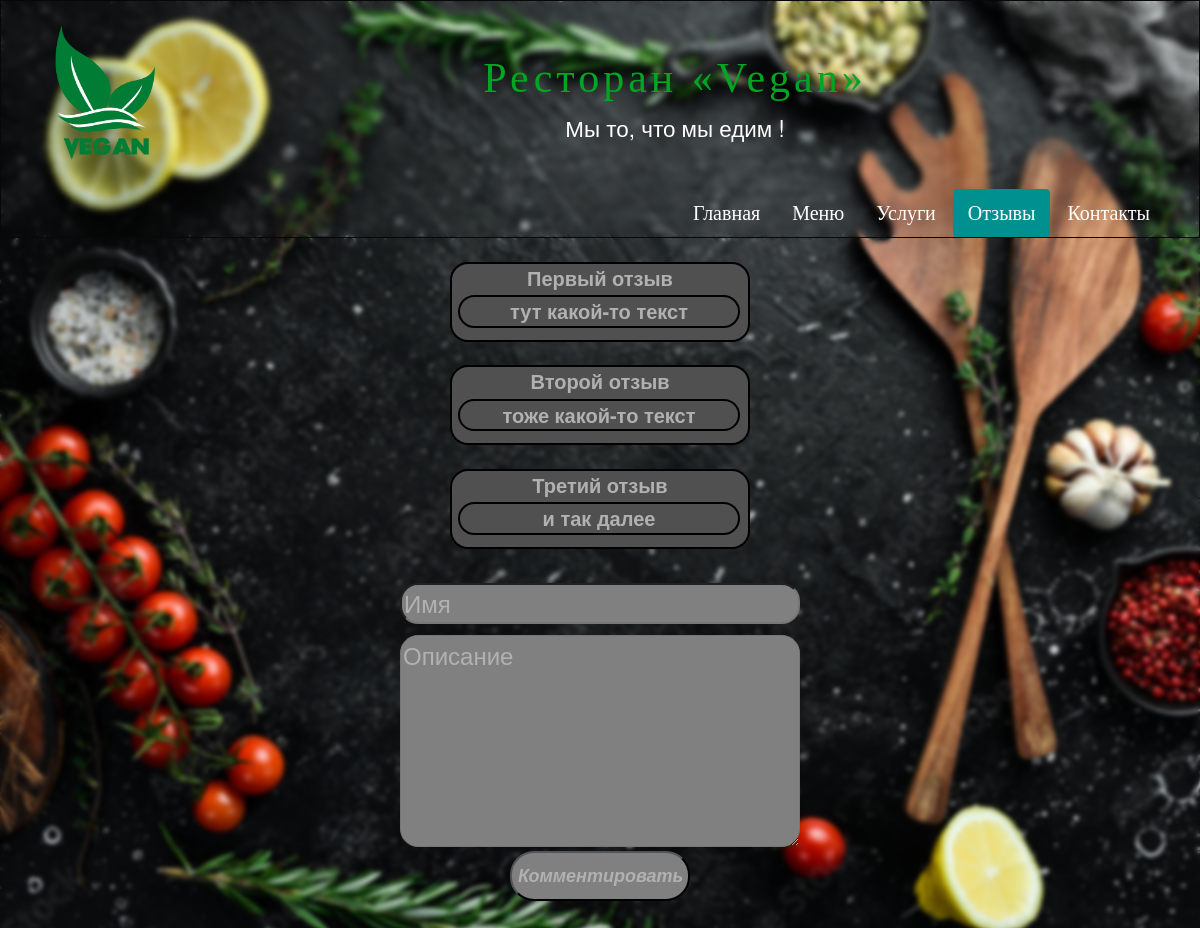
Screenshot of /reviews.php with the database file from the repository.
### tables this page shows
CREATE TABLE `reviews` (
  `id` int(10) NOT NULL,
  `name` varchar(255) NOT NULL,
  `description` text NOT NULL
);

### reviews.php (the view, shortened to what this page needs)
<?php
  $mysql = new mysqli("localhost", "root", "", "vegan");
  $mysql->query("SET NAMES 'utf8'");
  $reviews = [];
  $result = $mysql->query('SELECT * from reviews');
  while ($row = mysqli_fetch_assoc($result)){
    $reviews[] = array(
      "id" => $row["id"],
      "name" => $row["name"],
      "description" => $row["description"],
    );
  }
?>
<!DOCTYPE html>
<html lang="ru">
  <head>
    <link href="components/css/bootstrap.min.css" rel="stylesheet">
    <link href="components/css/style.css" rel="stylesheet">
  </head>
  <body>
    <div class="container-fluid">
      <div class="row">
       <nav role="navigation" class="navbar navbar-inverse">
          <div class="container">
            <div class="navbar-header header">
              <div class="container">
                <div class="row">
                  <div class="col-lg-12 nav-header">
                    <img src="components/img/icon.png" class='title-img pull-left'>
                    <div class="header-title">
                      <h1><a href="#">Ресторан «Vegan»</a></h1>
                      <div class='tag'>Мы то, что мы едим !</div>
                    </div>
                  </div>
                </div>
              </div>
            </div>
            <div id="navbarCollapse" class="collapse navbar-collapse navbar-right">
              <ul class="nav nav-pills">
                <li> <a href="index.php">Главная</a></li>
                <li> <a href="menu.php">Меню</a></li>
                <li> <a href="services.php">Услуги</a></li>
                <li class="active"> <a href="reviews.php">Отзывы</a></li>
                <li> <a href="contact.php">Контакты</a></li>
              </ul>
            </div>
          </div>
        </nav>
      </div>
    </div>
    <div class="wrapper">
      <div class="container">
        <div class="row">
        <? foreach ($reviews as $key): ?>
          <div class="otherReviews">
            <div class="othName"><strong><?= $key['name']?></strong></div>
            <div class="othDesc"><strong><?= $key['description']?></strong></div>
          </div>
        <?php endforeach; ?>
        <div class="reviews col-lg-12">
          <form method="post" action="addReviews.php">
            <input class="username" required type="text" name="username" placeholder="Имя"><br>
            <textarea class="description" required type="text" name="description" placeholder="Описание" cols="30" rows="6"></textarea><br>
            <input class="send" required type="submit" name="send-reviews" value="Комментировать">
          </form>
        </div>
        </div>
      </div>
    <div class="clear"></div>
    </div>
  </body>
</html>

### components/css/style.css (style rules this page uses)
.header a, a:hover { color: #00a621; text-decoration: none; }
.h1, .h2, .h3, h1, h2, h3 { margin-top: 30px; margin-bottom: 10px; }
.h1, .h2, .h3, .h4, .h5, .h6, h1, h2, h3, h4, h5, h6 { font-family: "PFDinTextPro" ; line-height: 1.1; color: #00a621; }
.navbar { margin-bottom: 0; }
.header h1 { letter-spacing: 4px; font-size: 300%; }
.header-title { margin-bottom: 4%; }
.title-img { width: 100px; }
.tag { font-size: 160%; color: white; }
.nav-pills>li.active>a, .nav-pills>li.active>a:focus, .nav-pills>li.active>a:hover { color: #fff; background-color: #009090 ; }
.nav-pills>li>a { color: #fff; font-size: 20px; }
.navbar-inverse { padding: 2% 2% 0% 2%; border-radius: 0; background: none; backdrop-filter: blur(3px); }
.clear { clear: both; height: 63px; }
.wrapper { backdrop-filter: blur(2px); }
html, body { height: 100%; }
body { font-family: "Helvetica Neue",Helvetica,Arial,sans-serif; font-size: 14px; line-height: 1.42857143; color: #fff; overflow-x: hidden; background: url(../img/background.jpg) no-repeat center; background-attachment: fixed; background-size: cover; background-color: rgb(30, 29, 28); }
.otherReviews { color: #b1b1b1; background-color: rgb(80, 80, 80); border: 2px solid black; font-size: 20px; margin: 2% auto; max-width: 300px; border-radius: 18px; min-height: 80px; }
.othDesc { color: #b1b1b1; background-color: rgb(80, 80, 80); max-width: 300px; border-radius: 18px; border: 2px solid black; margin: 1% 8px 6px 6px; }
.username, .description { color: #b1b1b1; background-color: grey; border-radius: 18px; width: 400px; font-size: 24px; cursor:default; margin-top: 1%; }
.send { width: 180px; height: 50px; border-radius: 24px; background-color: grey; color: #b1b1b1; font-size: 18px; font-style: italic; font-weight: 700; }
.nav>li>a { position: relative; display: block; padding: 10px 15px; font-family: Bookman old style; }
body { text-align: center; }
.wrapper { justify-content: center; }

### rows the page displays
reviews: name "Первый отзыв", description "тут какой-то текст"
reviews: name "Второй отзыв", description "тоже какой-то текст"
reviews: name "Третий отзыв", description "и так далее"
